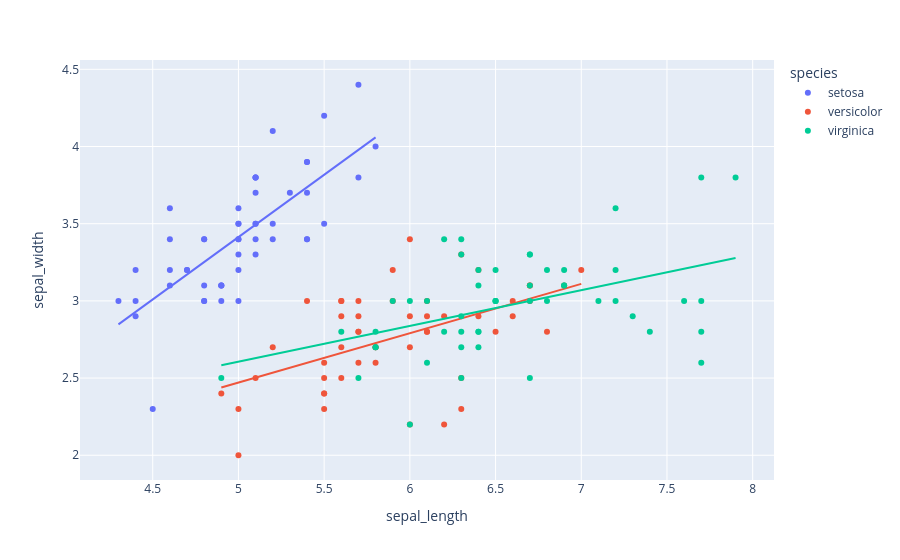

Notebook code for this chart:
### Code cell
px.scatter(iris,x='sepal_length',y='sepal_width',color='species',trendline='ols')
#trendline trend dikha deti hai linear line method
#ols=ordinary least square

### Figure 1 — Plotly figure (JSON) as saved in the notebook; plotly's stock layout.template omitted (floating-point values rounded to 4 significant figures)
{"data": [{"hovertemplate": "species=setosa<br>sepal_length=%{x}<br>sepal_width=%{y}<extra></extra>", "legendgroup": "setosa", "marker": {"color": "#636efa", "symbol": "circle"}, "mode": "markers", "name": "setosa", "orientation": "v", "showlegend": true, "type": "scatter", "x": [5.1, 4.9, 4.7, 4.6, 5.0, 5.4, 4.6, 5.0, 4.4, 4.9, 5.4, 4.8, 4.8, 4.3, 5.8, 5.7, 5.4, 5.1, 5.7, 5.1, 5.4, 5.1, 4.6, 5.1, 4.8, 5.0, 5.0, 5.2, 5.2, 4.7, 4.8, 5.4, 5.2, 5.5, 4.9, 5.0, 5.5, 4.9, 4.4, 5.1, 5.0, 4.5, 4.4, 5.0, 5.1, 4.8, 5.1, 4.6, 5.3, 5.0], "xaxis": "x", "y": [3.5, 3.0, 3.2, 3.1, 3.6, 3.9, 3.4, 3.4, 2.9, 3.1, 3.7, 3.4, 3.0, 3.0, 4.0, 4.4, 3.9, 3.5, 3.8, 3.8, 3.4, 3.7, 3.6, 3.3, 3.4, 3.0, 3.4, 3.5, 3.4, 3.2, 3.1, 3.4, 4.1, 4.2, 3.1, 3.2, 3.5, 3.1, 3.0, 3.4, 3.5, 2.3, 3.2, 3.5, 3.8, 3.0, 3.8, 3.2, 3.7, 3.3], "yaxis": "y"}, {"hovertemplate": "<b>OLS trendline</b><br>sepal_width = 0.807234 * sepal_length + -0.623012<br>R<sup>2</sup>=0.557681<br><br>species=setosa<br>sepal_length=%{x}<br>sepal_width=%{y} <b>(trend)</b><extra></extra>", "legendgroup": "setosa", "marker": {"color": "#636efa", "symbol": "circle"}, "mode": "lines", "name": "setosa", "showlegend": false, "type": "scatter", "x": [4.3, 4.4, 4.4, 4.4, 4.5, 4.6, 4.6, 4.6, 4.6, 4.7, 4.7, 4.8, 4.8, 4.8, 4.8, 4.8, 4.9, 4.9, 4.9, 4.9, 5.0, 5.0, 5.0, 5.0, 5.0, 5.0, 5.0, 5.0, 5.1, 5.1, 5.1, 5.1, 5.1, 5.1, 5.1, 5.1, 5.2, 5.2, 5.2, 5.3, 5.4, 5.4, 5.4, 5.4, 5.4, 5.5, 5.5, 5.7, 5.7, 5.8], "xaxis": "x", "y": [2.848, 2.929, 2.929, 2.929, 3.01, 3.09, 3.09, 3.09, 3.09, 3.171, 3.171, 3.252, 3.252, 3.252, 3.252, 3.252, 3.332, 3.332, 3.332, 3.332, 3.413, 3.413, 3.413, 3.413, 3.413, 3.413, 3.413, 3.413, 3.494, 3.494, 3.494, 3.494, 3.494, 3.494, 3.494, 3.494, 3.575, 3.575, 3.575, 3.655, 3.736, 3.736, 3.736, 3.736, 3.736, 3.817, 3.817, 3.978, 3.978, 4.059], "yaxis": "y"}, {"hovertemplate": "species=versicolor<br>sepal_length=%{x}<br>sepal_width=%{y}<extra></extra>", "legendgroup": "versicolor", "marker": {"color": "#EF553B", "symbol": "circle"}, "mode": "markers", "name": "versicolor", "orientation": "v", "showlegend": true, "type": "scatter", "x": [7.0, 6.4, 6.9, 5.5, 6.5, 5.7, 6.3, 4.9, 6.6, 5.2, 5.0, 5.9, 6.0, 6.1, 5.6, 6.7, 5.6, 5.8, 6.2, 5.6, 5.9, 6.1, 6.3, 6.1, 6.4, 6.6, 6.8, 6.7, 6.0, 5.7, 5.5, 5.5, 5.8, 6.0, 5.4, 6.0, 6.7, 6.3, 5.6, 5.5, 5.5, 6.1, 5.8, 5.0, 5.6, 5.7, 5.7, 6.2, 5.1, 5.7], "xaxis": "x", "y": [3.2, 3.2, 3.1, 2.3, 2.8, 2.8, 3.3, 2.4, 2.9, 2.7, 2.0, 3.0, 2.2, 2.9, 2.9, 3.1, 3.0, 2.7, 2.2, 2.5, 3.2, 2.8, 2.5, 2.8, 2.9, 3.0, 2.8, 3.0, 2.9, 2.6, 2.4, 2.4, 2.7, 2.7, 3.0, 3.4, 3.1, 2.3, 3.0, 2.5, 2.6, 3.0, 2.6, 2.3, 2.7, 3.0, 2.9, 2.9, 2.5, 2.8], "yaxis": "y"}, {"hovertemplate": "<b>OLS trendline</b><br>sepal_width = 0.319719 * sepal_length + 0.872146<br>R<sup>2</sup>=0.276582<br><br>species=versicolor<br>sepal_length=%{x}<br>sepal_width=%{y} <b>(trend)</b><extra></extra>", "legendgroup": "versicolor", "marker": {"color": "#EF553B", "symbol": "circle"}, "mode": "lines", "name": "versicolor", "showlegend": false, "type": "scatter", "x": [4.9, 5.0, 5.0, 5.1, 5.2, 5.4, 5.5, 5.5, 5.5, 5.5, 5.5, 5.6, 5.6, 5.6, 5.6, 5.6, 5.7, 5.7, 5.7, 5.7, 5.7, 5.8, 5.8, 5.8, 5.9, 5.9, 6.0, 6.0, 6.0, 6.0, 6.1, 6.1, 6.1, 6.1, 6.2, 6.2, 6.3, 6.3, 6.3, 6.4, 6.4, 6.5, 6.6, 6.6, 6.7, 6.7, 6.7, 6.8, 6.9, 7.0], "xaxis": "x", "y": [2.439, 2.471, 2.471, 2.503, 2.535, 2.599, 2.631, 2.631, 2.631, 2.631, 2.631, 2.663, 2.663, 2.663, 2.663, 2.663, 2.695, 2.695, 2.695, 2.695, 2.695, 2.727, 2.727, 2.727, 2.758, 2.758, 2.79, 2.79, 2.79, 2.79, 2.822, 2.822, 2.822, 2.822, 2.854, 2.854, 2.886, 2.886, 2.886, 2.918, 2.918, 2.95, 2.982, 2.982, 3.014, 3.014, 3.014, 3.046, 3.078, 3.11], "yaxis": "y"}, {"hovertemplate": "species=virginica<br>sepal_length=%{x}<br>sepal_width=%{y}<extra></extra>", "legendgroup": "virginica", "marker": {"color": "#00cc96", "symbol": "circle"}, "mode": "markers", "name": "virginica", "orientation": "v", "showlegend": true, "type": "scatter", "x": [6.3, 5.8, 7.1, 6.3, 6.5, 7.6, 4.9, 7.3, 6.7, 7.2, 6.5, 6.4, 6.8, 5.7, 5.8, 6.4, 6.5, 7.7, 7.7, 6.0, 6.9, 5.6, 7.7, 6.3, 6.7, 7.2, 6.2, 6.1, 6.4, 7.2, 7.4, 7.9, 6.4, 6.3, 6.1, 7.7, 6.3, 6.4, 6.0, 6.9, 6.7, 6.9, 5.8, 6.8, 6.7, 6.7, 6.3, 6.5, 6.2, 5.9], "xaxis": "x", "y": [3.3, 2.7, 3.0, 2.9, 3.0, 3.0, 2.5, 2.9, 2.5, 3.6, 3.2, 2.7, 3.0, 2.5, 2.8, 3.2, 3.0, 3.8, 2.6, 2.2, 3.2, 2.8, 2.8, 2.7, 3.3, 3.2, 2.8, 3.0, 2.8, 3.0, 2.8, 3.8, 2.8, 2.8, 2.6, 3.0, 3.4, 3.1, 3.0, 3.1, 3.1, 3.1, 2.7, 3.2, 3.3, 3.0, 2.5, 3.0, 3.4, 3.0], "yaxis": "y"}, {"hovertemplate": "<b>OLS trendline</b><br>sepal_width = 0.23189 * sepal_length + 1.44631<br>R<sup>2</sup>=0.209057<br><br>species=virginica<br>sepal_length=%{x}<br>sepal_width=%{y} <b>(trend)</b><extra></extra>", "legendgroup": "virginica", "marker": {"color": "#00cc96", "symbol": "circle"}, "mode": "lines", "name": "virginica", "showlegend": false, "type": "scatter", "x": [4.9, 5.6, 5.7, 5.8, 5.8, 5.8, 5.9, 6.0, 6.0, 6.1, 6.1, 6.2, 6.2, 6.3, 6.3, 6.3, 6.3, 6.3, 6.3, 6.4, 6.4, 6.4, 6.4, 6.4, 6.5, 6.5, 6.5, 6.5, 6.7, 6.7, 6.7, 6.7, 6.7, 6.8, 6.8, 6.9, 6.9, 6.9, 7.1, 7.2, 7.2, 7.2, 7.3, 7.4, 7.6, 7.7, 7.7, 7.7, 7.7, 7.9], "xaxis": "x", "y": [2.583, 2.745, 2.768, 2.791, 2.791, 2.791, 2.814, 2.838, 2.838, 2.861, 2.861, 2.884, 2.884, 2.907, 2.907, 2.907, 2.907, 2.907, 2.907, 2.93, 2.93, 2.93, 2.93, 2.93, 2.954, 2.954, 2.954, 2.954, 3.0, 3.0, 3.0, 3.0, 3.0, 3.023, 3.023, 3.046, 3.046, 3.046, 3.093, 3.116, 3.116, 3.116, 3.139, 3.162, 3.209, 3.232, 3.232, 3.232, 3.232, 3.278], "yaxis": "y"}], "layout": {"legend": {"title": {"text": "species"}, "tracegroupgap": 0}, "margin": {"t": 60}, "xaxis": {"anchor": "y", "domain": [0, 1], "title": {"text": "sepal_length"}}, "yaxis": {"anchor": "x", "domain": [0, 1], "title": {"text": "sepal_width"}}}}
